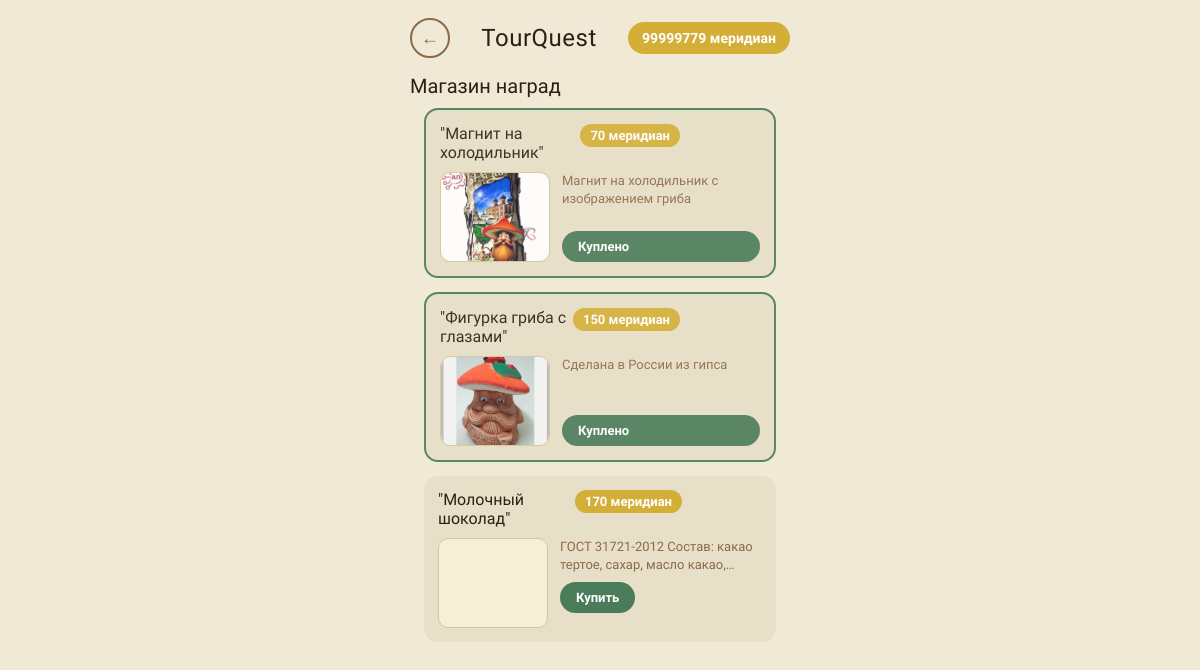
The app's page /shop/ (signed in), older data.
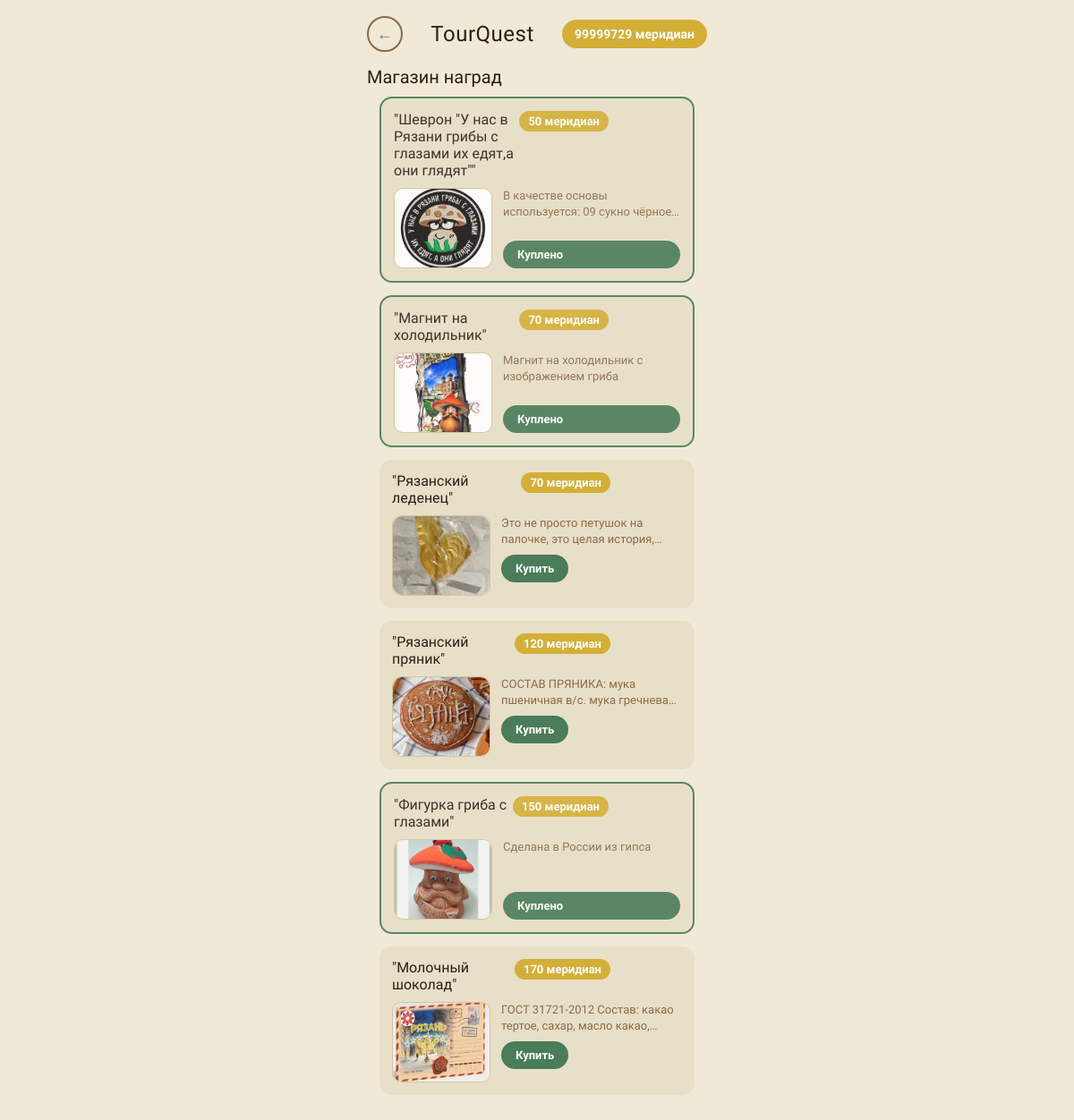
The same page, newer data.
### main/models.py (models this page shows, shortened)
class ShopItem(models.Model):
    name = models.CharField(max_length=200, verbose_name='Название товара')
    description = models.TextField(verbose_name='Описание')
    price = models.IntegerField(verbose_name='Цена')
    promo_code = models.TextField(verbose_name='Промокод/Содержимое',
                                  help_text='Текст который увидит пользователь после покупки (промокод, инструкция и т.д.)')
    image = models.ImageField(upload_to='shop/', blank=True, null=True, verbose_name='Изображение')
    is_active = models.BooleanField(default=True, verbose_name='Активен')
    created_at = models.DateTimeField(auto_now_add=True)
    class Meta:
        verbose_name = 'Товар в магазине'
        verbose_name_plural = 'Товары в магазине'
        ordering = ['price']

### main/views.py (the view)
# urls.py: path('shop/', views.shop, name='shop'),
@login_required
def shop(request):
    profile = get_or_create_profile(request.user)
    items = ShopItem.objects.filter(is_active=True)
    purchased_item_ids = list(UserPurchase.objects.filter(
        user=request.user
    ).values_list('item_id', flat=True))
    return render(request, 'main/shop.html', {
        'balance': profile.balance,
        'items': items,
        'purchased_item_ids': purchased_item_ids,
    })

### main/views.py (called while the page is built)
def get_or_create_profile(user):
    profile, created = UserProfile.objects.get_or_create(user=user, defaults={'balance': 0.0})
    return profile

### main/templates/main/shop.html (shortened to what this page needs)
<!DOCTYPE html>
<html lang="ru">
<head>
</head>
<body>
<header>
  <a href="{% url 'main' %}" class="back-btn">←</a>
  <div class="logo">TourQuest</div>
  <div class="balance-display">{{ balance }} меридиан</div>
</header>
<div class="section-title">Магазин наград</div>
<div class="container">
  {% for item in items %}
  <div class="shop-card {% if item.id in purchased_item_ids %}purchased{% endif %}">
    <div class="shop-title">
      "{{ item.name }}"
      <span class="price-tag">{{ item.price }} меридиан</span>
    </div>
    <div class="shop-body">
      <div class="item-thumb">
        {% if item.image %}
          <img src="{{ item.image.url }}" alt="{{ item.name }}">
        {% else %}
          <div class="placeholder"></div>
        {% endif %}
      </div>
      <div class="shop-info">
        <p class="shop-desc">{{ item.description|truncatewords:15 }} </p>
        {% if item.id in purchased_item_ids %}
          <span class="purchased-badge">Куплено</span>
        {% else %}
          <form method="post" action="{% url 'buy_item' item.id %}" style="margin: 0;">
            <button type="submit" class="buy-btn" {% if balance < item.price %}disabled{% endif %}>
              {% if balance >= item.price %}Купить{% else %}Недостаточно монет{% endif %}
            </button>
          </form>
        {% endif %}
      </div>
    </div>
  </div>
  {% empty %}
  <p class="empty-shop">В магазине пока нет товаров</p>
  {% endfor %}
</div>
</body>
</html>

### main/templates/main/shop.html (style rules this page uses)
:root { --bg: #f0e9d6; --card-bg: #e8dfc8; --brown: #8b6b47; --dark: #2c2016; --red: #c0392b; --green: #4a7c59; --gold: #d4af37; --tag-bg: #d4c9a8; --btn-bg: #b5a882; }
* { margin: 0; padding: 0; box-sizing: border-box; }
body { background-color: var(--bg); font-family: 'Courier Prime', monospace; color: var(--dark); max-width: 420px; margin: 0 auto; min-height: 100vh; position: relative; overflow-x: hidden; padding-bottom: 160px; }
header { display: flex; align-items: center; justify-content: space-between; padding: 18px 20px 12px; gap: 12px; }
.back-btn { width: 40px; height: 40px; border: 2px solid var(--brown); border-radius: 50%; background: none; color: var(--brown); font-size: 18px; cursor: pointer; text-decoration: none; display: flex; align-items: center; justify-content: center; transition: all 0.2s; flex-shrink: 0; }
.logo { font-family: 'Special Elite', serif; font-size: 24px; color: var(--dark); letter-spacing: 0.5px; }
.balance-display { display: flex; align-items: center; gap: 6px; background: var(--gold); color: white; padding: 8px 14px; border-radius: 20px; font-weight: 700; font-size: 14px; flex-shrink: 0; }
.section-title { font-family: 'Special Elite', serif; font-size: 20px; padding: 4px 20px 10px; }
.container { padding: 0 20px; }
.shop-card { margin: 0 14px 14px; background: var(--card-bg); border-radius: 14px; padding: 14px; display: block; text-decoration: none; color: inherit; transition: transform 0.2s, box-shadow 0.2s; position: relative; }
.shop-card.purchased { border: 2px solid var(--green); opacity: 0.9; }
.shop-title { font-family: 'Special Elite', serif; font-size: 16px; margin-bottom: 10px; display: flex; justify-content: space-between; align-items: flex-start; padding-right: 80px; }
.price-tag { font-size: 13px; padding: 4px 10px; border-radius: 12px; background: var(--gold); color: white; white-space: nowrap; font-weight: 700; }
.shop-body { display: flex; gap: 12px; }
.item-thumb { width: 110px; height: 90px; background: #f5efd8; border-radius: 10px; border: 1.5px solid #d4c5a0; display: flex; align-items: center; justify-content: center; overflow: hidden; flex-shrink: 0; }
.item-thumb img { width: 100%; height: 100%; object-fit: cover; border-radius: 10px; }
.shop-info { flex: 1; display: flex; flex-direction: column; gap: 8px; }
.shop-desc { font-size: 13px; color: var(--brown); line-height: 1.4; display: -webkit-box; -webkit-line-clamp: 2; -webkit-box-orient: vertical; overflow: hidden; }
.buy-btn { display: inline-block; background: var(--green); color: white; padding: 8px 16px; border-radius: 20px; text-decoration: none; font-weight: 700; font-size: 13px; text-align: center; margin-top: auto; border: none; cursor: pointer; font-family: inherit; transition: all 0.2s; }
.purchased-badge { display: inline-block; background: var(--green); color: white; padding: 8px 16px; border-radius: 20px; font-weight: 700; font-size: 13px; margin-top: auto; }

Row changes from the older to the newer data that the page shows:
added ShopItem: name "Шеврон \"У нас в Рязани грибы с глазами их едят,а они глядят\"", price "50", image (picture), description "В качестве основы используется: 09 сукно…", shows "Куплено"
added ShopItem: name "Рязанский леденец", price "70", image (picture), description "Это не просто петушок на палочке, это целая…", shows "Купить"
added ShopItem: name "Рязанский пряник", price "120", image (picture), description "СОСТАВ ПРЯНИКА: мука пшеничная в/с. мука…", shows "Купить"
changed ShopItem "Молочный шоколад": image: picture added
Text that changed along with them:
{{ balance }}: "99999779" → "99999729"
